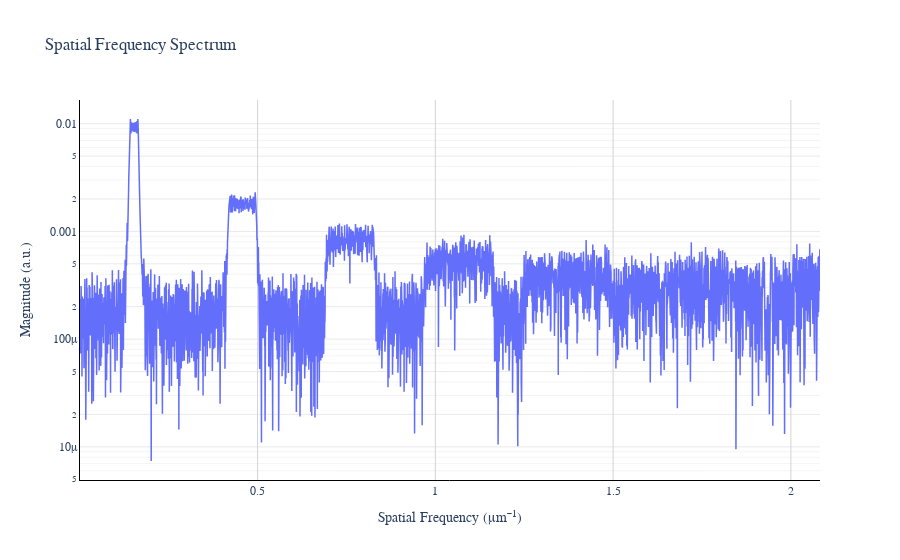

Notebook source saved alongside this figure:
### Code cell
import jax.numpy as jnp
import matplotlib.pyplot as plt
from jax import jit, vmap

from qpm import cwes, grating, mgoslt


def simulate_shg_spectrum(superlattice: jnp.ndarray, wavelengths: jnp.ndarray, temperature: float) -> jnp.ndarray:
    """Calculate SHG efficiency spectrum for all wavelengths."""
    # Calculate phase mismatch for all wavelengths at once
    # For SHG: delta_k = k_2w - 2*k_w (wl1=wl2=wavelength)
    delta_k_values = mgoslt.calc_twm_delta_k(wavelengths, wavelengths, temperature)

    def single_wavelength_shg(delta_k: jnp.ndarray) -> jnp.ndarray:
        """Calculate SHG efficiency for a single delta_k value."""
        b_initial = jnp.array([1.0, 0.0, 0.0], dtype=jnp.complex64)
        b_final = cwes.simulate_twm(superlattice, delta_k, delta_k, b_initial)
        return jnp.abs(b_final[1]) ** 2

    vmapped_shg = jit(vmap(single_wavelength_shg))
    return vmapped_shg(delta_k_values)


def main() -> None:
    """Main function to run the chirped SHG simulation and plot results."""
    # --- Parameters ---
    num_domains = 600
    initial_width = 3.6  # μm
    chirp_rate = 0.0001  # chirp rate
    kappa_mag = 1.31e-5  # Nonlinear coupling coefficient magnitude
    temperature = 70.0  # Operating temperature (°C)

    # Wavelength range
    wl_start, wl_end = 0.931, 1.066
    num_points = 1000

    print(f"Creating chirped grating with {num_domains} domains...")
    print(f"Initial width: {initial_width} μm, Chirp rate: {chirp_rate}")
    print(f"Temperature: {temperature}°C")
    print(f"Wavelength range: {wl_start}-{wl_end} μm")

    # Create the chirped grating
    profile = grating.tapered_profile(num_domains, initial_width, chirp_rate, kappa_mag)
    superlattice = grating.build(profile)

    print(f"Generated superlattice with {len(superlattice)} domains")
    print(f"Total grating length: {jnp.sum(superlattice[:, 0]):.2f} μm")
    grating.plot_section_array(superlattice, mode="spectrum")

    # Create wavelength array
    wavelengths = jnp.linspace(wl_start, wl_end, num_points)

    # Run simulation
    print("Running SHG simulation...")
    efficiencies = simulate_shg_spectrum(superlattice, wavelengths, temperature)

    # Convert to percentage
    efficiencies_percent = efficiencies * 100

    # Plot results
    plt.figure(figsize=(12, 8))
    plt.plot(wavelengths, efficiencies_percent, "b-", linewidth=2, label="SHG Conversion Efficiency")
    plt.xlabel("Fundamental Wavelength (μm)", fontsize=14)
    plt.ylabel("SHG Conversion Efficiency (%/W)", fontsize=14)
    plt.title(f"Chirped SHG Spectrum\n{num_domains} domains, Initial width: {initial_width} μm, Chirp rate: {chirp_rate}", fontsize=16)
    plt.grid(visible=True, alpha=0.3)
    plt.legend(fontsize=12)

    # Find and mark peak efficiency
    peak_idx = jnp.argmax(efficiencies_percent)
    peak_wl = float(wavelengths[peak_idx])
    peak_eff = efficiencies_percent[peak_idx]

    plt.axvline(x=peak_wl, color="red", linestyle="--", alpha=0.7, label=f"Peak: {peak_wl:.4f} μm ({peak_eff:.2f} %/W)")
    plt.legend(fontsize=12)

    # Add some statistics
    max_eff = jnp.max(efficiencies_percent)
    min_eff = jnp.min(efficiencies_percent)
    fwhm_indices = jnp.where(efficiencies_percent >= max_eff / 2)[0]
    fwhm = 0.0  # Default value
    if len(fwhm_indices) > 1:
        fwhm = float(wavelengths[fwhm_indices[-1]] - wavelengths[fwhm_indices[0]])
        plt.text(
            0.02,
            0.98,
            f"Max efficiency: {max_eff:.2f} %/W\nFWHM: {fwhm:.4f} μm",
            transform=plt.gca().transAxes,
            fontsize=10,
            verticalalignment="top",
            bbox={"boxstyle": "round", "facecolor": "wheat", "alpha": 0.8},
        )

    plt.tight_layout()
    plt.show()

    # Print summary
    print("\nSimulation Results:")
    print(f"Peak wavelength: {peak_wl:.4f} μm")
    print(f"Peak efficiency: {peak_eff:.2f} %/W")
    print(f"Maximum efficiency: {max_eff:.2f} %/W")
    print(f"Minimum efficiency: {min_eff:.2f} %/W")
    if len(fwhm_indices) > 1:
        print(f"FWHM: {fwhm:.4f} μm")


if __name__ == "__main__":
    main()

### Figure 1 — Plotly figure (JSON) as saved in the notebook; plotly's stock layout.template omitted (floating-point values rounded to 4 significant figures; data arrays with more than 128 entries replaced by an {"elided": "..."} marker saying what was removed)
{"data": [{"line": {"width": 1.5}, "mode": "lines", "name": "Magnitude", "type": "scatter", "x": {"elided": "4095 float values"}, "y": {"elided": "4095 float values"}}], "layout": {"font": {"family": "Arial, sans-serif", "size": 12}, "plot_bgcolor": "white", "title": {"text": "Spatial Frequency Spectrum"}, "xaxis": {"gridcolor": "lightgrey", "linecolor": "black", "linewidth": 1, "showline": true, "title": {"text": "Spatial Frequency (μm⁻¹)"}}, "yaxis": {"gridcolor": "lightgrey", "gridwidth": 0.5, "linecolor": "black", "linewidth": 1, "minor": {"gridcolor": "lightgrey", "gridwidth": 0.25}, "showline": true, "title": {"text": "Magnitude (a.u.)"}, "type": "log"}}}
